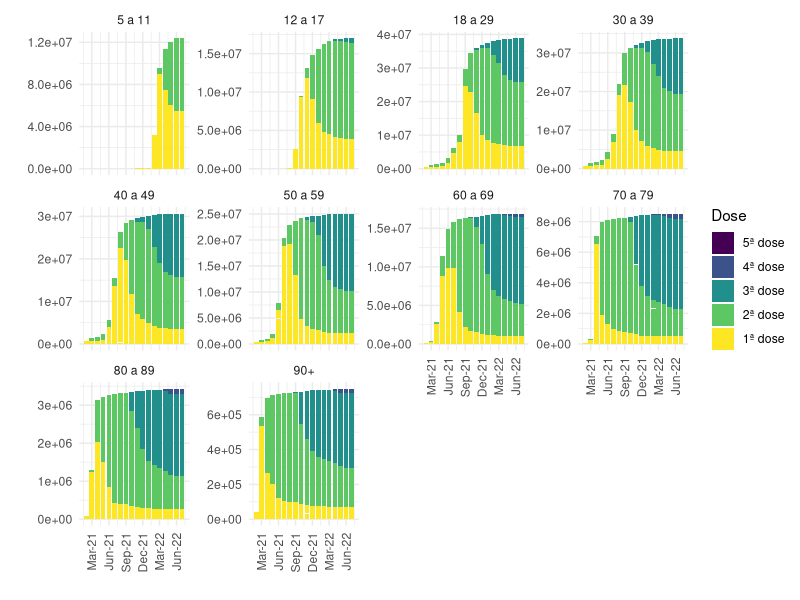

R code for this plot: (Note: this script raises an error after producing the figure.)
##############################
## Packages
##############################

if(!require(tidyverse)){install.packages("tidyverse"); library(tidyverse)}

################
### Load data
###############

da_month <- read.csv("doses_cobertura_proporcao_mes_ordem.csv",
                     colClasses = c("month" = "Date",
                                    "agegroup" = "factor",
                                    "dose" = "factor",
                                    "first_dose" = "factor",
                                    "UF" = "factor"))

da_week <- read.csv("doses_cobertura_proporcao_semana_ordem.csv",
                    colClasses = c("month" = "Date",
                                   "agegroup" = "factor",
                                   "dose" = "factor",
                                   "first_dose" = "factor",
                                   "UF" = "factor"))

################
### Plots
###############

### Plot: dados de cobertura vacinal agregados por mês e faixa etária

gage_month <- da_month %>% 
  filter(!dose %in% c("D1","D2","D3","D4","D5")) %>%
  mutate(dose = factor(dose,
                       levels = c("D5cum","D4cum","D3cum","D2cum","D1cum"),
                       ordered = T),
         agegroup = factor(agegroup, levels = 2:11,
                           labels = c("5 a 11",
                                      "12 a 17",
                                      "18 a 29",
                                      "30 a 39",
                                      "40 a 49",
                                      "50 a 59",
                                      "60 a 69",
                                      "70 a 79",
                                      "80 a 89",
                                      "90+"))) %>%
  ggplot(aes(x = month, y = n, fill = dose)) +
  geom_col() +
  facet_wrap(~agegroup, ncol = 4, scale = "free_y") +
  scale_x_date(date_breaks = "3 months", date_labels = "%b-%y") +
  xlab("")  + ylab("") + theme_minimal() +
  theme(axis.text.x = element_text(angle = 90, vjust = 0.5, hjust=1)) +
  scale_fill_viridis_d("Dose",
                    labels = c("5ª dose",
                               "4ª dose",
                               "3ª dose",
                               "2ª dose",
                               "1ª dose"))

gage_month

### Plot: dados de cobertura vacinal agregados por semana e faixa etária

  gage_week <- da_week %>% 
  filter(!dose %in% c("D1","D2","D3","D4","D5")) %>%
  mutate(dose = factor(dose,
                       levels = c("D5cum","D4cum","D3cum","D2cum","D1cum"),
                       ordered = T),
         agegroup = factor(agegroup, levels = 2:11,
                           labels = c("5 a 11",
                                      "12 a 17",
                                      "18 a 29",
                                      "30 a 39",
                                      "40 a 49",
                                      "50 a 59",
                                      "60 a 69",
                                      "70 a 79",
                                      "80 a 89",
                                      "90+"))) %>%
  ggplot(aes(x = week, y = n, fill = dose)) +
  geom_col() +
  facet_wrap(~agegroup, ncol = 4, scale = "free_y") +
  scale_x_date(date_breaks = "3 months", date_labels = "%b-%y") +
  theme_set(theme_gray(base_size = 30)) +
  xlab("")  + ylab("") + theme_minimal() +
    theme(axis.text.x = element_text(angle = 90, vjust = 0.5, hjust=1)) +
  scale_fill_viridis_d("Dose",
                       labels = c("5ª dose",
                                  "4ª dose",
                                  "3ª dose",
                                  "2ª dose",
                                  "1ª dose"))


gage_week
  
### Plot: dados de cobertura vacinal agregados por mês e Unidade Federativa
  
guf_month <- da_month %>%
  filter(!dose %in% c("D1","D2","D3","D4","D5")) %>%
  mutate(dose = factor(dose,
                       levels = c("D5cum","D4cum","D3cum","D2cum","D1cum"),
                       ordered = T),
         agegroup = factor(agegroup, levels = 2:11,
                           labels = c("5 a 11",
                                      "12 a 17",
                                      "18 a 29",
                                      "30 a 39",
                                      "40 a 49",
                                      "50 a 59",
                                      "60 a 69",
                                      "70 a 79",
                                      "80 a 89",
                                      "90+"))) %>%
  ggplot(aes(x = month, y = n, fill = dose)) +
  geom_col() +
  facet_wrap(~UF, scale = "free_y") +
  scale_x_date(date_breaks = "3 months", date_labels = "%b-%y") +
  theme_set(theme_gray(base_size = 30)) +
  xlab("")  + ylab("") + theme_minimal() +
  theme(axis.text.x = element_text(angle = 90, vjust = 0.5, hjust=1)) +
  scale_fill_viridis_d("Dose",
                       labels = c("5ª dose",
                                  "4ª dose",
                                  "3ª dose",
                                  "2ª dose",
                                  "1ª dose"))

guf_month

### Plot: dados de cobertura vacinal agregados por semana e Unidade Federativa

guf_week <- da_week %>%
  filter(!dose %in% c("D1","D2","D3","D4","D5")) %>%
  mutate(dose = factor(dose,
                       levels = c("D5cum","D4cum","D3cum","D2cum","D1cum"),
                       ordered = T),
         agegroup = factor(agegroup, levels = 2:11,
                           labels = c("5 a 11",
                                      "12 a 17",
                                      "18 a 29",
                                      "30 a 39",
                                      "40 a 49",
                                      "50 a 59",
                                      "60 a 69",
                                      "70 a 79",
                                      "80 a 89",
                                      "90+"))) %>%
  ggplot(aes(x = week, y = n, fill = dose)) +
  geom_col() +
  facet_wrap(~UF, scale = "free_y") +
  scale_x_date(date_breaks = "3 months", date_labels = "%b-%y") +
  theme_set(theme_gray(base_size = 30)) +
  xlab("")  + ylab("") + theme_minimal() +
  theme(axis.text.x = element_text(angle = 90, vjust = 0.5, hjust=1)) +
  scale_fill_viridis_d("Dose",
                       labels = c("5ª dose",
                                  "4ª dose",
                                  "3ª dose",
                                  "2ª dose",
                                  "1ª dose"))

guf_week


